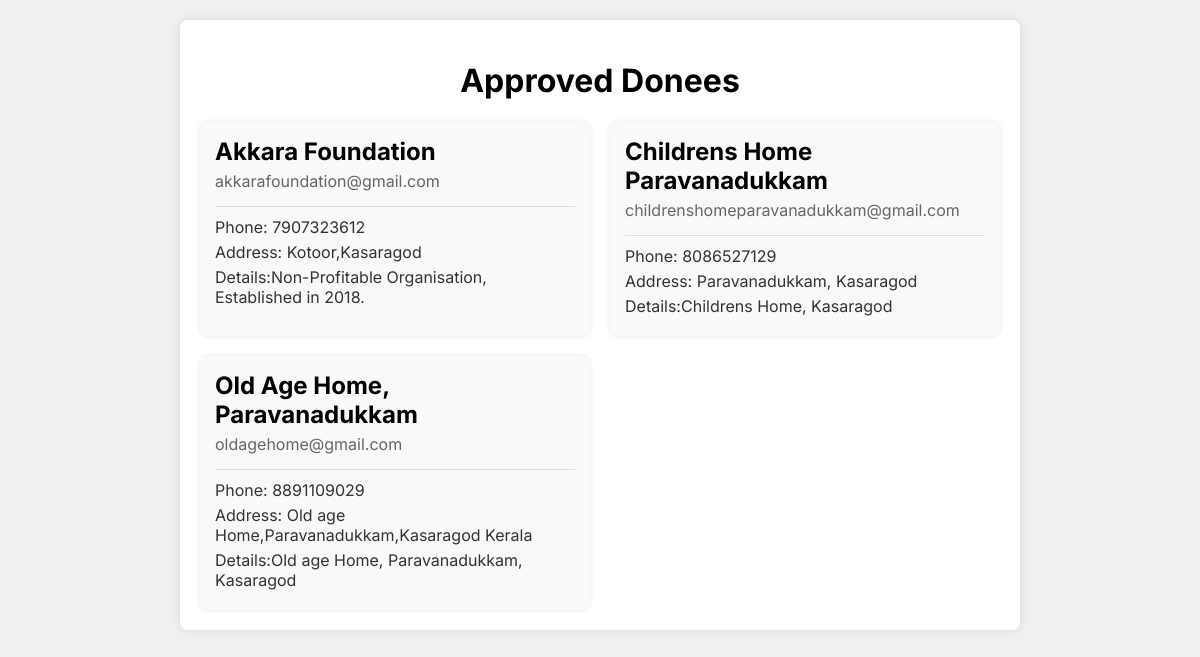
The app's page /contactus/ with its own data.
### hhapp/models.py (models this page shows, shortened)
class Donee(models.Model):
    email = models.EmailField('Email', primary_key=True)
    name = models.CharField('Name', max_length=100)
    password = models.CharField('Password', max_length=100)
    phone_number = models.CharField('Phone Number', max_length=15)
    address = models.CharField('Address', max_length=255)
    approved = models.CharField(
        'Approved',
        max_length=3,
        choices=[
            ('Yes', 'Yes'),
            ('No', 'No')
        ],
        default='No'
    )
    details = models.TextField('Details', blank=True, null=True)

### hhapp/views.py (the view)
# urls.py: path('contactus/',views.contactus,name='contactus'),
def contactus(request):
    approved_donees = Donee.objects.filter(approved='Yes')
    context={'approved_donees': approved_donees}
    return render(request, 'contactus.html',context)

### hhapp/templates/contactus.html (shortened to what this page needs)
{% load static %}
<!DOCTYPE html>
<html lang="en">
<head>
    <link rel="stylesheet" href="{% static 'contactus.css' %}">
</head>
<body>
    <div class="main-container">
        <div class="header">
            <h1>Approved Donees</h1>
        </div>
        <div class="card-list">
            {% for donee in approved_donees %}
            <div class="card">
                <div class="card-header">
                    <h2>{{ donee.name }}</h2>
                    <p>{{ donee.email }}</p>
                </div>
                <div class="card-body">
                    <p>Phone: {{ donee.phone_number }}</p>
                    <p>Address: {{ donee.address }}</p>
                    <p>Details:{{ donee.details }}</p>
                </div>
            </div>
            {% endfor %}
        </div>
    </div>
</body>
</html>

### hhapp/static/contactus.css (style rules this page uses)
body { font-family: 'Inter', sans-serif; margin: 0; padding: 0; background-color: #f0f0f0; }
.main-container { max-width: 800px; margin: 20px auto; padding: 20px; background-color: #fff; border-radius: 8px; box-shadow: 0 0 10px rgba(0, 0, 0, 0.1); }
.header { text-align: center; margin-bottom: 20px; }
.card-list { display: grid; grid-template-columns: repeat(auto-fill, minmax(300px, 1fr)); gap: 20px; }
.card { background-color: #f9f9f9; padding: 15px; border-radius: 8px; box-shadow: 0 0 5px rgba(0, 0, 0, 0.1); }
.card-header { border-bottom: 1px solid #ddd; padding-bottom: 10px; margin-bottom: 10px; }
.card-header h2 { font-size: 1.5rem; font-weight: bold; margin: 0; }
.card-header p { margin: 5px 0; color: #666; }
.card-body p { margin: 5px 0; color: #333; }

### records on screen
Donee: name "Akkara Foundation", email "akkarafoundation@gmail.com", phone_number "7907323612", address "Kotoor,Kasaragod", details "Non-Profitable Organisation, Established in 2018."
Donee: name "Childrens Home Paravanadukkam", email "childrenshomeparavanadukkam@gmail.com", phone_number "8086527129", address "Paravanadukkam, Kasaragod", details "Childrens Home, Kasaragod"
Donee: name "Old Age Home, Paravanadukkam", email "oldagehome@gmail.com", phone_number "8891109029", address "Old age Home,Paravanadukkam,Kasaragod Kerala", details "Old age Home, Paravanadukkam, Kasaragod"
